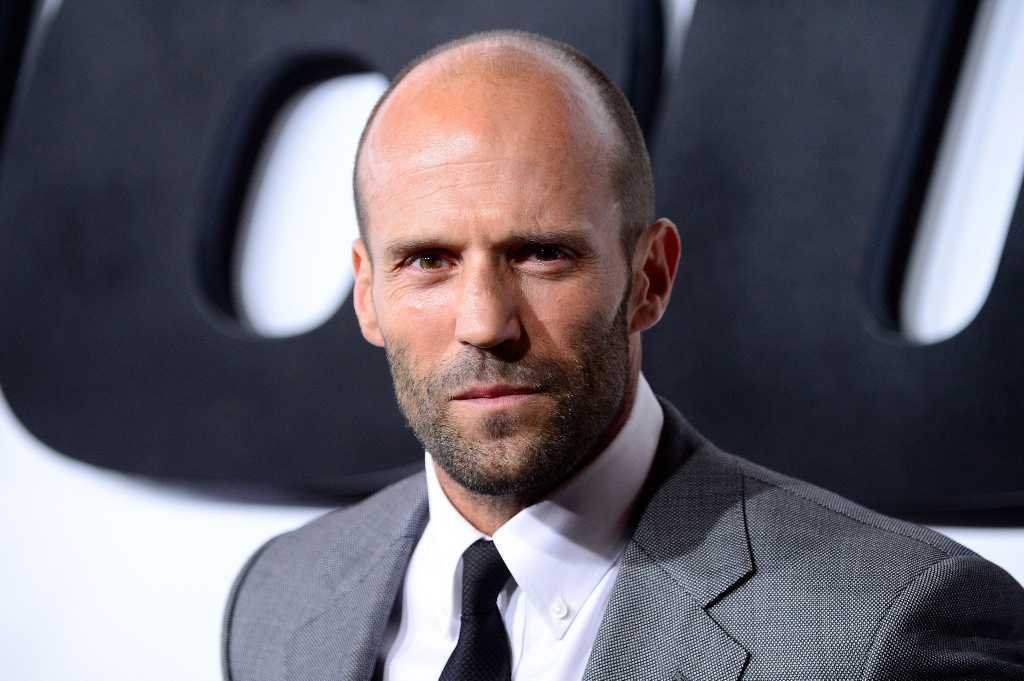
#> input picture 2024-02-19 17-06-39.jpg, 2048 x 1361 px (shown at 1/2 size)
$ python -i lp_new.py   (imports and definitions only)
#> lines starting #> are read from the running program, lines starting #| are printed output that depends on the picture; after the words box and inside, x2 and y2 are one past the last pixel; in counts of white or black regions, pixels touching at a corner belong together
import cv2
import imutils
import numpy as np

def imageThresholdBinary(imgOriginal):
    '''
    Converts an image to grayscale and applies thresholding to the blurred grayscale image and saturated image
    and returns the grayscale image and a binary combination of the two thresholded images
    I/P: imgOriginal: np.ndarray
    O/P: imgGrayscale: np.ndarray, combinedThresholdImgs: np.ndarray
    '''
    imgSaturation, imgGrayscale = extractValue(imgOriginal)

    imgMaxContrastGrayscale = maximizeContrast(imgGrayscale)

    imgBlurred = cv2.GaussianBlur(imgMaxContrastGrayscale, (5,5), 0)

    imgThreshValue = cv2.threshold(imgBlurred, 0, 255, cv2.THRESH_BINARY | cv2.THRESH_OTSU)[1]
    imgThreshSaturation = cv2.threshold(imgSaturation, 0, 255, cv2.THRESH_BINARY | cv2.THRESH_OTSU)[1]


    return imgGrayscale, (imgThreshValue & (255 - imgThreshSaturation))


def extractValue(imgOriginal):
    height, width, _ = imgOriginal.shape
    imgHSV = np.zeros((height, width, 3), np.uint8)
    imgHSV = cv2.cvtColor(imgOriginal, cv2.COLOR_BGR2HSV)

    _, imgSaturation, imgValue = cv2.split(imgHSV)

    return imgSaturation, imgValue


def maximizeContrast(imgGrayscale):
    height, width = imgGrayscale.shape
    imgTopHat = np.zeros((height, width, 1), np.uint8)
    imgBlackHat = np.zeros((height, width, 1), np.uint8)

    structuringElement = cv2.getStructuringElement(cv2.MORPH_RECT, (3, 3))

    imgTopHat = cv2.morphologyEx(imgGrayscale, cv2.MORPH_TOPHAT, structuringElement)
    imgBlackHat = cv2.morphologyEx(imgGrayscale, cv2.MORPH_BLACKHAT, structuringElement)

    imgGrayscalePlusTopHat = cv2.add(imgGrayscale, imgTopHat)
    return cv2.subtract(imgGrayscalePlusTopHat, imgBlackHat)


def contourApprox(imgOriginal, cnts):
    # initialize a contour that corresponds to the receipt outline
    receiptCnt = []
    firstContour = False
    firstArea = 0
    firstPeri = 0

	# loop over the contours
    for c in cnts:
        # approximate the contour
        peri = cv2.arcLength(c, True) + 0.01
        approx = cv2.approxPolyDP(c, 0.05 * peri, True)

        area = cv2.contourArea(approx) + 0.01

        drawnContour = imgOriginal.copy()
        cv2.drawContours(drawnContour, [approx], -1, (0, 255, 0), 2)

        if area < 3000:
            break

        # if our approximated contour has four points, then we can
        # assume we have found the outline of the receipt
        if len(approx) == 4 and (not firstContour or (firstPeri / peri < 1.4 and firstPeri / peri > 0.7 and firstArea / area < 1.4 and firstArea / area > 0.7)):
            receiptCnt.append(approx)
            if firstContour:
                break
            firstContour = True
            firstArea = area
            firstPeri = peri
        else:
            approx = cv2.convexHull(approx)
            peri = cv2.arcLength(approx, True) + 0.01
            area = cv2.contourArea(approx) + 0.01
            if len(approx) == 4 and (not firstContour or (firstPeri / peri < 1.4 and firstPeri / peri > 0.7 and firstArea / area < 1.4 and firstArea / area > 0.7)):
                receiptCnt.append(approx)
                if firstContour:
                    break
                firstContour = True
                firstArea = area
                firstPeri = peri
                break
    # if the receipt contour is empty then our script could not find the
    # outline and we should be notified
    return receiptCnt


def order_points(pts):
	# initialzie a list of coordinates that will be ordered
	# such that the first entry in the list is the top-left,
	# the second entry is the top-right, the third is the
	# bottom-right, and the fourth is the bottom-left
	rect = np.zeros((4, 2), dtype = "float32")
	# the top-left point will have the smallest sum, whereas
	# the bottom-right point will have the largest sum
	s = pts.sum(axis = 1)
	rect[0] = pts[np.argmin(s)]
	rect[2] = pts[np.argmax(s)]
	# now, compute the difference between the points, the
	# top-right point will have the smallest difference,
	# whereas the bottom-left will have the largest difference
	diff = np.diff(pts, axis = 1)
	rect[1] = pts[np.argmin(diff)]
	rect[3] = pts[np.argmax(diff)]
	# return the ordered coordinates
	return rect


def four_point_transform(image, pts):
	# obtain a consistent order of the points and unpack them
	# individually
	rect = order_points(pts)
	(tl, tr, br, bl) = rect
	# compute the width of the new image, which will be the
	# maximum distance between bottom-right and bottom-left
	# x-coordiates or the top-right and top-left x-coordinates
	widthA = np.sqrt(((br[0] - bl[0]) ** 2) + ((br[1] - bl[1]) ** 2))
	widthB = np.sqrt(((tr[0] - tl[0]) ** 2) + ((tr[1] - tl[1]) ** 2))
	maxWidth = max(int(widthA), int(widthB))
	# compute the height of the new image, which will be the
	# maximum distance between the top-right and bottom-right
	# y-coordinates or the top-left and bottom-left y-coordinates
	heightA = np.sqrt(((tr[0] - br[0]) ** 2) + ((tr[1] - br[1]) ** 2))
	heightB = np.sqrt(((tl[0] - bl[0]) ** 2) + ((tl[1] - bl[1]) ** 2))
	maxHeight = max(int(heightA), int(heightB))
	# now that we have the dimensions of the new image, construct
	# the set of destination points to obtain a "birds eye view",
	# (i.e. top-down view) of the image, again specifying points
	# in the top-left, top-right, bottom-right, and bottom-left
	# order
	dst = np.array([
		[0, 0],
		[maxWidth - 1, 0],
		[maxWidth - 1, maxHeight - 1],
		[0, maxHeight - 1]], dtype = "float32")
	# compute the perspective transform matrix and then apply it
	M = cv2.getPerspectiveTransform(rect, dst)
	warped = cv2.warpPerspective(image, M, (maxWidth, maxHeight))
	# return the warped image
	return warped


def showApprox(imgOriginal, thresh, receiptCnt):
    cv2.drawContours(imgOriginal, [receiptCnt], -1, (0, 255, 0), 2)
    rect_coor = np.array(receiptCnt.reshape(4,2))
    img = four_point_transform(imgOriginal, rect_coor)
    cv2.imshow("img", img)
    cv2.waitKey(0)

    _, imgGrayscale = extractValue(img)
    imgBlurred = cv2.GaussianBlur(imgGrayscale, (5,5), 0)
    imgThreshValue = cv2.threshold(imgBlurred, 0, 255, cv2.THRESH_OTSU)[1]

    cv2.imshow("imgThreshValue", imgThreshValue)
    cv2.waitKey(0)

    return (imgThreshValue, img)


def sideBorder(img, d):
    h,w=img.shape[0:2]
    base_size=h+20,w+20,3
    if d == 1:
        base_size=h+20,w+20
    # make a 3 channel image for base which is slightly larger than target img
    base=np.zeros(base_size,dtype=np.uint8)
    if d == 1:
        cv2.rectangle(base,(0,0),(w+20,h+20),255,20) # really thick white rectangle
    else:
        cv2.rectangle(base,(0,0),(w+20,h+20),(255,255,255),20) # really thick white rectangle

    base[10:h+10,10:w+10]=img # this works
    return base


def CutLetters(img,rgb_img, count):
    height, width = img.shape
    windowWidthR = int(0.18 * width * count)
    windowWidthL = int(0.12 * width * count)
    windowWidth = windowWidthR
    if count == 2:
        windowWidthR = windowWidthL
    startRatio = int(0.1 * windowWidth)
    marginWidth = int(windowWidth * 0.05)
    stepSize = 8
    GroupSize = 8
    lowerBlackLimit = 0.07
    upperBlackLimit = 0.9

    Letters = []
    Letters_imgs = []
    Letters_imgs_thresh = []
    for i in range(0, width - (windowWidth), stepSize * GroupSize):
        Group = []
        for j in range(i, min(i + stepSize * GroupSize, width - (windowWidth)), stepSize):
            if j <= width/2:
                windowWidth = windowWidthL
            else:
                windowWidth = windowWidthR

            blackCountMarginL = marginWidth * height  - np.count_nonzero(img[:, j : j+marginWidth])
            blackCountMarginR = marginWidth * height  - np.count_nonzero(img[:, j+windowWidth-marginWidth : j+windowWidth])
            blackCountInner = (windowWidth - 2 * startRatio) * height - np.count_nonzero(img[:, j+startRatio : j+windowWidth-startRatio])

            if blackCountMarginL < 0.25 * marginWidth * height and blackCountMarginR < 0.17 * marginWidth * height and blackCountInner > lowerBlackLimit * (windowWidth - 2 * startRatio) * height \
                and blackCountInner < upperBlackLimit * (windowWidth - 2 * startRatio) * height:
                Group.append((blackCountInner, j))
        if len(Group) > 0:
            max_G = max(Group)[1]
            if len(Letters) == 0 or len(Letters) > 0 and max_G - Letters[-1] > 21:
                Letters.append(max_G)
                rgb2_img = rgb_img[:, max_G:max_G+windowWidth]
                Letters_imgs.append((rgb2_img, max_G))
                thresh_img = img[:, max_G:max_G+windowWidth]
                Letters_imgs_thresh.append((thresh_img, max_G))

    return Letters_imgs,Letters_imgs_thresh

def preprocess(imgOriginal):
    imgOriginal = imutils.resize(imgOriginal, width=500)

    _ ,thresh = imageThresholdBinary(imgOriginal)

    OpenedThresh = cv2.morphologyEx(thresh, cv2.MORPH_OPEN, cv2.getStructuringElement(cv2.MORPH_RECT, (7, 7)))
    cv2.imshow("OpenedThresh", OpenedThresh)
    cv2.imshow("thresh", thresh)
    cv2.waitKey(0)

    minValue = np.min(OpenedThresh)

    OpenedThresh[imgOriginal.shape[0]-4:imgOriginal.shape[0]-1, :] = minValue
    OpenedThresh[:, imgOriginal.shape[1]-4:imgOriginal.shape[1]-1] = minValue
    OpenedThresh[:, 0:3] = minValue

    cnts = cv2.findContours(OpenedThresh.copy(), cv2.RETR_EXTERNAL,
        cv2.CHAIN_APPROX_SIMPLE)
    cnts = imutils.grab_contours(cnts)
    cnts = sorted(cnts, key=cv2.contourArea, reverse=True)

    receiptCnt = contourApprox(imgOriginal, cnts)
    if len(receiptCnt) == 0:
        receiptCnt = [np.array([[[0,  0]], [[0, imgOriginal.shape[0]]],
         [[imgOriginal.shape[1], imgOriginal.shape[0]]], [[imgOriginal.shape[1], 0]]])]

    thresh = OpenedThresh
    return thresh, receiptCnt


def imageToSymbol(imgOriginal):
    thresh, receiptCnt = preprocess(imgOriginal)

    numbers_cropped = []
    numbers_cropped_thresh = []
    letters_cropped = []
    letters_cropped_thresh = []

    if len(receiptCnt) == 2:
        avg1 = np.average(receiptCnt[0][:,0,0])
        avg2 = np.average(receiptCnt[1][:,0,0])
        if avg2 < avg1:
            receiptCnt[0],receiptCnt[1] = receiptCnt[1],receiptCnt[0]

        final_img1 ,rgb_img1 = showApprox(imgOriginal, thresh, receiptCnt[0])
        final_img1 = sideBorder(final_img1, 1)
        rgb_img1 = sideBorder(rgb_img1, 3)

        cv2.imshow("Numbers before cutting", np.concatenate((final_img1, rgb_img1), axis=0))
        cv2.waitKey(0)

        symbols_cropped, symbols_cropped_thresh = CutLetters(final_img1,rgb_img1, 2)
        for i in range(len(symbols_cropped)):
            numbers_cropped.append(symbols_cropped[i][0])
            numbers_cropped_thresh.append(symbols_cropped_thresh[i][0])
            cv2.imshow(f"Number {i}", symbols_cropped[i][0])
            cv2.waitKey(0)

        final_img1, rgb_img1 = showApprox(imgOriginal, thresh, receiptCnt[1])
        final_img1 = sideBorder(final_img1, 1)
        rgb_img1 = sideBorder(rgb_img1, 3)

        cv2.imshow("Letters before cutting", np.concatenate((final_img1, rgb_img1), axis=0))
        cv2.waitKey(0)

        symbols_cropped, symbols_cropped_thresh = CutLetters(final_img1,rgb_img1, 2)
        for i in range(len(symbols_cropped)):
            letters_cropped.append(symbols_cropped[i][0])
            letters_cropped_thresh.append(symbols_cropped_thresh[i][0])
            cv2.imshow(f"Letter {i}", symbols_cropped[i][0])
            cv2.waitKey(0)
    else:
        avg = np.average(receiptCnt[0][:,0,0])
        cv2.imshow("imgOriginal", imgOriginal)
        cv2.waitKey(0)
        final_img1, rgb_img1 = showApprox(imgOriginal, thresh, receiptCnt[0])
        final_img1 = sideBorder(final_img1, 1)
        rgb_img1 = sideBorder(rgb_img1, 3)

        cv2.imshow("len(receiptCnt) != 2, final_img1", final_img1)
        cv2.waitKey(0)
        cv2.imshow("rgb_img1", rgb_img1)
        cv2.waitKey(0)

        if final_img1.shape[1] < 280:
            if avg < final_img1.shape[1] / 2:
                symbols_cropped, symbols_cropped_thresh = CutLetters(final_img1,rgb_img1, 2)
                for i in range(len(symbols_cropped)):
                    numbers_cropped.append(symbols_cropped[i][0])
                    numbers_cropped_thresh.append(symbols_cropped_thresh[i][0])
                    cv2.imshow(f"Number {i}", symbols_cropped[i][0])
                    cv2.waitKey(0)
            else:
                symbols_cropped, symbols_cropped_thresh = CutLetters(final_img1,rgb_img1, 2)
                for i in range(len(symbols_cropped)):
                    letters_cropped.append(symbols_cropped[i][0])
                    letters_cropped_thresh.append(symbols_cropped_thresh[i][0])
                    cv2.imshow(f"Letter {i}", symbols_cropped[i][0])
                    cv2.waitKey(0)
        else:
            symbols_cropped, symbols_cropped_thresh = CutLetters(final_img1,rgb_img1, 1)
            for i in range(len(symbols_cropped)):
                if symbols_cropped[i][1] < final_img1.shape[1] / 2:
                    numbers_cropped.append(symbols_cropped[i][0])
                    numbers_cropped_thresh.append(symbols_cropped_thresh[i][0])
                    cv2.imshow(f"Number {i}", symbols_cropped[i][0])
                    cv2.waitKey(0)
                else:
                    letters_cropped.append(symbols_cropped[i][0])
                    letters_cropped_thresh.append(symbols_cropped_thresh[i][0])
                    cv2.imshow(f"Letter {i}", symbols_cropped[i][0])
                    cv2.waitKey(0)
    return numbers_cropped_thresh, letters_cropped_thresh

>>> import cv2
>>> picture = cv2.imread('../2024-02-19 17-06-39.jpg')
#> picture is the input picture: shape (1361, 2048, 3); mean B, G, R 106.2, 96.6, 100.3
>>> result = imageToSymbol(picture)
#> in extractValue, `imgHSV = cv2.cvtColor(imgOriginal, cv2.COLOR_BGR2HSV)`: imgHSV: shape (332, 500, 3); mean H, S, V 98.2, 70.4, 114.8
#> in extractValue, `_, imgSaturation, imgValue = cv2.split(imgHSV)`:
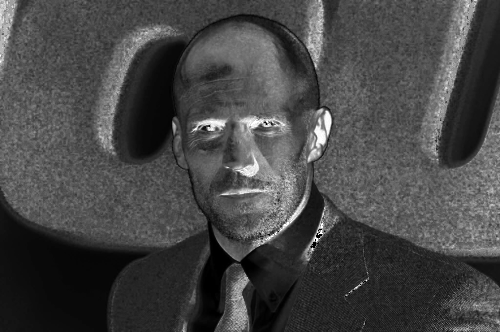
#> imgSaturation: shape (332, 500); min 0, max 255, mean 70.4
#> in extractValue, `_, imgSaturation, imgValue = cv2.split(imgHSV)`:
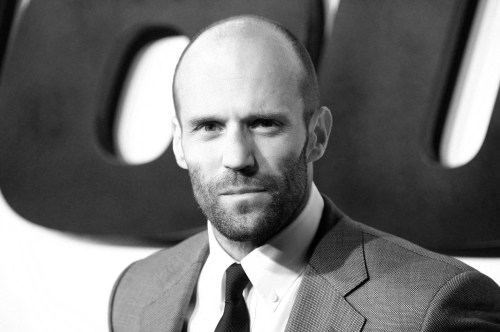
#> imgValue: shape (332, 500); min 0, max 255, mean 114.8
#> in imageThresholdBinary, `imgThreshValue = cv2.threshold(imgBlurred, 0, 255, cv2.THRESH_BINARY |..`:
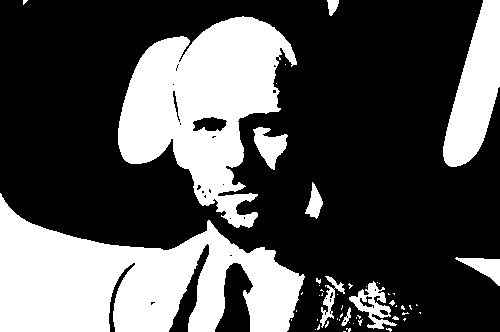
#> imgThreshValue: shape (332, 500); 32.2% white; 53 white regions (42 under 20 px), largest, box (x1, y1, x2, y2) and area: (0, 193, 305, 332) 24420, (118, 16, 297, 228) 19988, (443, 0, 500, 167) 5523
#> in imageThresholdBinary, `imgThreshSaturation = cv2.threshold(imgSaturation, 0, 255, cv2.THRESH_..`:
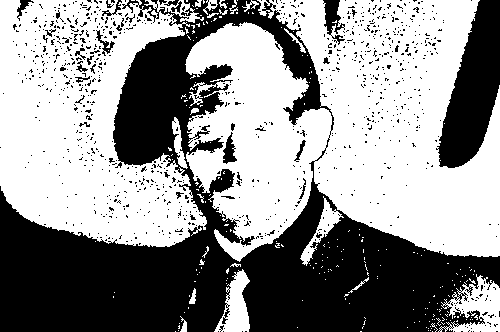
#> imgThreshSaturation: shape (332, 500); 57.3% white; 980 black regions (953 under 20 px), largest, box (x1, y1, x2, y2) and area: (0, 0, 500, 332) 59773, (436, 0, 500, 168) 6276, (323, 0, 345, 45) 486
#> in preprocess, `_ ,thresh = imageThresholdBinary(imgOriginal)`: thresh: shape (332, 500); 25.6% white; 104 white regions (90 under 20 px), largest, box (x1, y1, x2, y2) and area: (0, 193, 305, 332) 24039, (118, 16, 297, 206) 9870, (443, 0, 500, 167) 5513
#> in preprocess, `OpenedThresh = cv2.morphologyEx(thresh, cv2.MORPH_OPEN, cv2.getStructu..`: OpenedThresh: shape (332, 500); 22.9% white; 15 white regions, largest, box (x1, y1, x2, y2) and area: (0, 198, 232, 332) 20297, (118, 37, 194, 164) 6104, (443, 0, 500, 167) 5513
#> in preprocess, `minValue = np.min(OpenedThresh)`: minValue = 0
#> in preprocess, `OpenedThresh[:, 0:3] = minValue`:
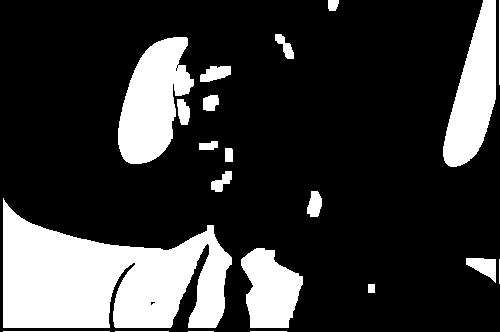
#> OpenedThresh: shape (332, 500); 22.1% white; 21 white regions
#> in preprocess, `cnts = cv2.findContours(OpenedThresh.copy(), cv2.RETR_EXTERNAL, cv2.CH..`: cnts = 21 contours, 6 with area under 20; largest, box (x1, y1, x2, y2) and area: (3, 198, 232, 328) 18676, (118, 37, 194, 164) 5933, (443, 0, 496, 167) 4970, (241, 248, 303, 328) 3348, (466, 258, 496, 283) 392
#> the loop in contourApprox, `for c in cnts:` made 3 passes
#> (approx, firstContour, firstArea, firstPeri) on pass 2: ([[186, 37], [134, 70], [130, 163], [172, 138]], True, 4298, 394.3)
#> after the loop in contourApprox, `for c in cnts:`: firstArea = 4298; firstContour = True; firstPeri = 394.3; receiptCnt = [[[186, 37], [134, 70], [130, 163], [172, 138]]]
#> in imageToSymbol, `avg = np.average(receiptCnt[0][:,0,0])`: avg = 155.5
#> in showApprox, `cv2.drawContours(imgOriginal, [receiptCnt], -1, (0, 255, 0), 2)`: imgOriginal: shape (1361, 2048, 3); 0.03% of pixels changed, all inside (x1, y1, x2, y2) = (129, 36, 188, 165)
#> in showApprox, `rect_coor = np.array(receiptCnt.reshape(4,2))`: rect_coor = [[186, 37], [134, 70], [130, 163], [172, 138]]
#> in order_points, `s = pts.sum(axis = 1)`: s = [223, 204, 293, 310]
#> in order_points, `diff = np.diff(pts, axis = 1)`: diff = [-149, -64, 33, -34]
#> in four_point_transform, `rect = order_points(pts)`: rect = [[134, 70], [186, 37], [172, 138], [130, 163]]
#> in four_point_transform, `(tl, tr, br, bl) = rect`: tl = [134, 70]; tr = [186, 37]; br = [172, 138]; bl = [130, 163]
#> in four_point_transform, `widthA = np.sqrt(((br[0] - bl[0]) ** 2) + ((br[1] - bl[1]) ** 2))`: widthA = 48.88
#> in four_point_transform, `widthB = np.sqrt(((tr[0] - tl[0]) ** 2) + ((tr[1] - tl[1]) ** 2))`: widthB = 61.59
#> in four_point_transform, `maxWidth = max(int(widthA), int(widthB))`: maxWidth = 61
#> in four_point_transform, `heightA = np.sqrt(((tr[0] - br[0]) ** 2) + ((tr[1] - br[1]) ** 2))`: heightA = 102
#> in four_point_transform, `heightB = np.sqrt(((tl[0] - bl[0]) ** 2) + ((tl[1] - bl[1]) ** 2))`: heightB = 93.09
#> in four_point_transform, `maxHeight = max(int(heightA), int(heightB))`: maxHeight = 101
#> in four_point_transform, `dst = np.array([ [0, 0], [maxWidth - 1, 0], [maxWidth - 1, maxHeight -..`: dst = [[0, 0], [60, 0], [60, 100], [0, 100]]
#> in four_point_transform, `M = cv2.getPerspectiveTransform(rect, dst)`: M = [[0.963, 0.0414, -131.9], [0.452, 0.713, -110.5], [-0.000689, -0.00163, 1]]
#> in extractValue (call 2), `imgHSV = cv2.cvtColor(imgOriginal, cv2.COLOR_BGR2HSV)`: imgHSV: shape (101, 61, 3); mean H, S, V 104.1, 105, 90.9
#> in showApprox, `imgThreshValue = cv2.threshold(imgBlurred, 0, 255, cv2.THRESH_OTSU)[1]`: imgThreshValue: shape (101, 61); 14.6% white; 1 white region, box (x1, y1, x2, y2) and area: (0, 0, 61, 101) 897
#> in sideBorder, `cv2.rectangle(base,(0,0),(w+20,h+20),255,20)`: base: shape (121, 81); 38.8% white; 1 white region, box (x1, y1, x2, y2) and area: (0, 0, 81, 121) 3801
#> in sideBorder, `base[10:h+10,10:w+10]=img`:
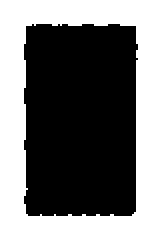
#> base: shape (121, 81) (shown 2 times larger); 46.3% white; 1 white region, box (x1, y1, x2, y2) and area: (0, 0, 81, 121) 4537
#> call 2 of sideBorder, with d = 3
#> in sideBorder (call 2), `base[10:h+10,10:w+10]=img`:
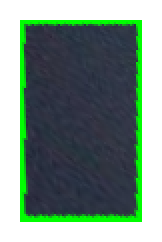
#> base: shape (121, 81, 3) (shown 2 times larger); mean of channels 0, 1, 2 130.9, 143.9, 119.7; drawn as B, G, R
#> after the loop in CutLetters, `for i in range(0, width - (windowWidth), stepSize * GroupSize):`: Letters = []
#> result = ([], [])
